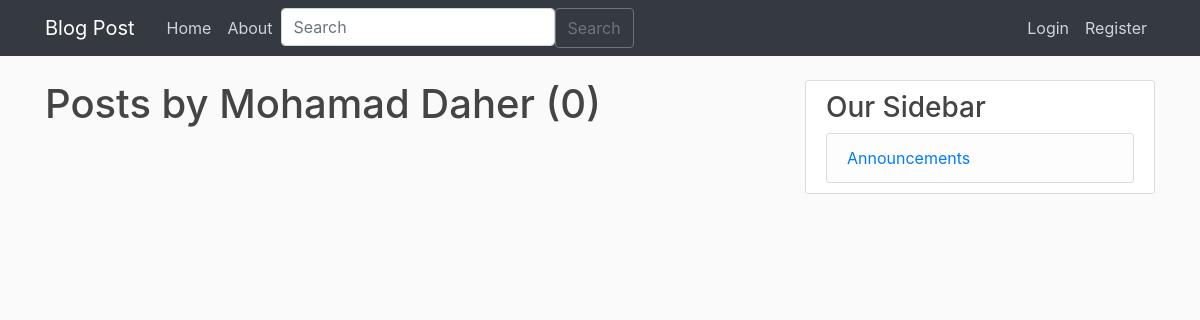
/user/Mohamad Daher, run on an earlier commit of the app's database.
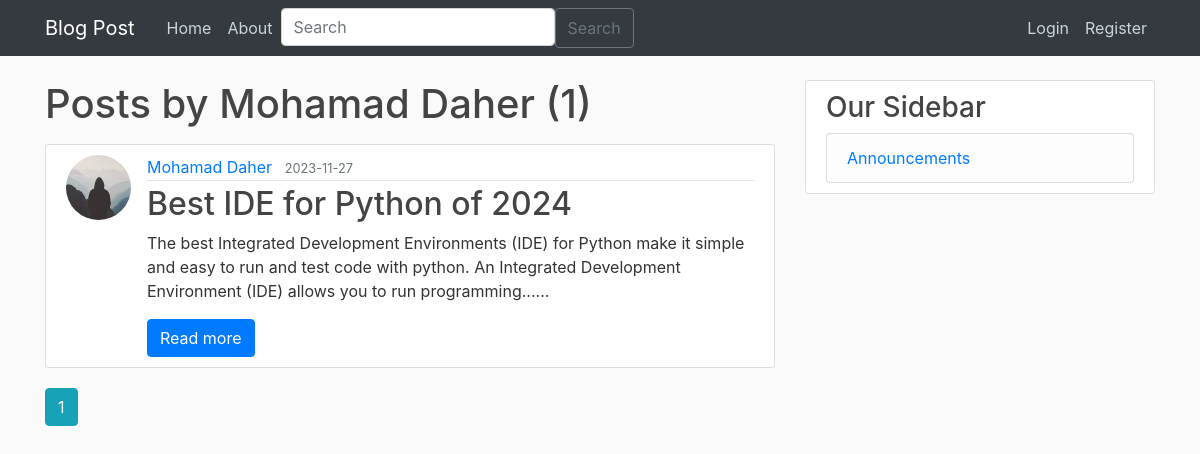
And on a later commit of the database.
### flaskproject/models.py (models this page shows, shortened)
class Post(db.Model):
    id = db.Column(db.Integer, primary_key=True)
    title = db.Column(db.String(100), nullable=False)
    date_posted = db.Column(db.DateTime, nullable=False, default=datetime.utcnow)
    content = db.Column(db.Text, nullable=False)
    user_id = db.Column(db.Integer, db.ForeignKey("user.id"), nullable=False)
    def short_content(self):
        return " ".join(self.content.split()[:30])

class User(db.Model, UserMixin):
    id = db.Column(db.Integer, primary_key=True)
    username = db.Column(db.String(20), unique=True, nullable=False)
    email = db.Column(db.String(120), unique=True, nullable=False)
    image_file = db.Column(db.String(20), nullable=False, default="default.jpg")
    password = db.Column(db.String(60), nullable=False)
    posts = db.relationship("Post", backref="author", lazy=True)

### flaskproject/users/routes.py (the view)
@users.route("/user/<string:username>")
def user_posts(username):
    page = request.args.get("page", 1, type=int)
    user = User.query.filter_by(username=username).first_or_404()
    posts = (
        Post.query.filter_by(author=user)
        .order_by(Post.date_posted.desc())
        .paginate(page=page, per_page=5)
    )
    return render_template("user_posts.html", posts=posts, user=user)

### flaskproject/posts/forms.py
class SearchForm(FlaskForm):
    searched = StringField("Searched", validators=[DataRequired()])
    submit = SubmitField("Submit")

### flaskproject/posts/routes.py (called while the page is built)
@posts.app_context_processor
def base():
    form = SearchForm()
    return dict(form=form)

### flaskproject/templates/user_posts.html
{% extends "layout.html" %}
{% block content %}
    <h1 class="mb-3">Posts by {{ user.username }} ({{ posts.total }})</h1>
    {% for post in posts.items %}
        <article class="media content-section">
          <img class="rounded-circle article-img" src="{{ url_for('static', filename='profile_pics/' + post.author.image_file) }}">
          <div class="media-body">
            <div class="article-metadata">
              <a class="mr-2" href="{{ url_for('users.user_posts', username=post.author.username) }}">{{ post.author.username }}</a>
              <small class="text-muted">{{ post.date_posted.strftime('%Y-%m-%d') }}</small>
            </div>
            <h2><a class="article-title" href="{{ url_for('posts.post', post_id=post.id) }}">{{ post.title }}</a></h2>
            {% if post.content|length > 100 %}
              <p class="card-text">{{ post.short_content() }}......</p>
              <a href="{{ url_for('posts.post', post_id=post.id) }}" class="btn btn-primary">Read more</a>
            {% else %}
              <p class="card-text">{{post.content}}</p>
            {% endif %}
          </div>
        </article>
    {% endfor %}
    {% for page_num in posts.iter_pages(left_edge=1, right_edge=1, left_current=1, right_current=2) %}
      {% if page_num %}
        {% if posts.page == page_num %}
          <a class="btn btn-info mb-4" href="{{ url_for('users.user_posts', username=user.username, page=page_num) }}">{{ page_num }}</a>
        {% else %}
          <a class="btn btn-outline-info mb-4" href="{{ url_for('users.user_posts', username=user.username, page=page_num) }}">{{ page_num }}</a>
        {% endif %}
      {% else %}
        ...
      {% endif %}
    {% endfor %}
{% endblock content %}

What changed in the data, as far as the page shows it:
added Post: image_file (placeholder picture), author.username "Mohamad Daher", date_posted "2023-11-27", title "Best IDE for Python of 2024", short_content "The best Integrated Development Environments (IDE) for Python make it simple and easy to run and test code with python. An Integrated Development Environment (IDE) allows you to run programming"
Also different on the page:
{{ posts.total }}: "0" → "1"
new list line: "1"
